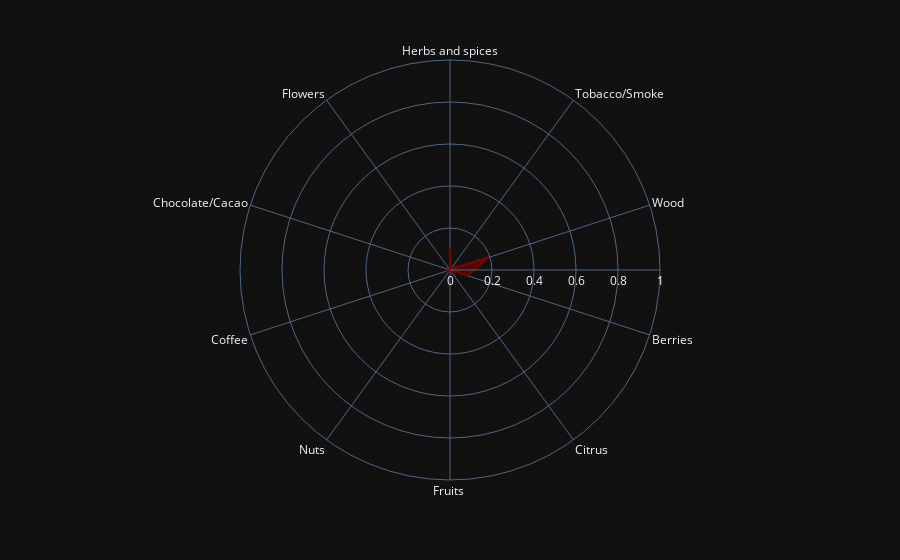

Source (notebook cell):
### Code cell
aroma_map(X_train[42].to(device).unsqueeze(0))

### Figure 1 — Plotly figure (JSON) as saved in the notebook; plotly's stock layout.template omitted (floating-point values rounded to 4 significant figures)
{"data": [{"fill": "toself", "hovertemplate": "r=%{r}<br>theta=%{theta}<extra></extra>", "legendgroup": "", "line": {"color": "maroon", "dash": "solid"}, "marker": {"symbol": "circle"}, "mode": "lines", "name": "", "r": [0.1068, 0.005508, 0.1928, 0.08681, 0.0002706, 0.01428, 0.004252, 0.01967, 2.94e-06, 0.000347, 0.1068], "showlegend": false, "subplot": "polar", "theta": ["Herbs and spices", "Tobacco/Smoke", "Wood", "Berries", "Citrus", "Fruits ", "Nuts", "Coffee", "Chocolate/Cacao", "Flowers", "Herbs and spices"], "type": "scatterpolar"}], "layout": {"legend": {"tracegroupgap": 0}, "margin": {"t": 60}, "polar": {"angularaxis": {"direction": "clockwise", "rotation": 90}, "domain": {"x": [0, 1], "y": [0, 1]}, "radialaxis": {"range": [0, 1]}}}}
